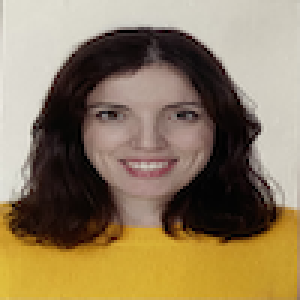
#> input picture 1DAM/Programación/CursoDePython/Practica16/ines.png, 100 x 100 px (shown 3 times larger)
$ python python062-RecorrerPixels.py
#> lines starting #> are read from the running program, lines starting #| are printed output that depends on the picture
from PIL import Image

imagen = Image.open("ines.png")
#> imagen is the input picture: PIL image 100x100 RGBA; mean R, G, B, A 142.9, 124.1, 94, 255
pixeles = imagen.load()
#proporciona informacion sobre la imagen
print(imagen.size)
#| (100, 100)
#leer el color del primer pixel
print(pixeles[0,0])
#| (190, 187, 176, 255)
#cojo la altura y la anchura
altura = imagen.size[1]
#> altura = 100
anchura = imagen.size[0]
#> anchura = 100
#recorre la imagen pixel a pixel
for x in range(0, anchura):
    for y in range(0, altura):
        #almaceno colores
        rojo = pixeles[x,y][0]
        verde = pixeles[x,y][1]
        azul = pixeles[x,y][2]
        #invierto los colores
        rojo = 255 - rojo
        verde = 255 - verde
        azul = 255 - azul
        #reasigno colores
        pixeles[x,y] = (rojo, verde, azul)

print(anchura)
#| 100

imagen.save("inesguardado.png")
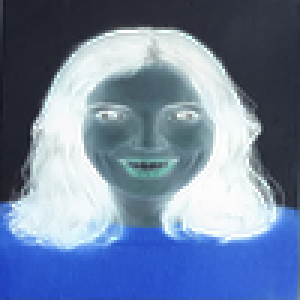
#> saved as inesguardado.png: PIL image 100x100 RGBA (shown 3 times larger); mean R, G, B, A 112.1, 130.9, 161, 255
